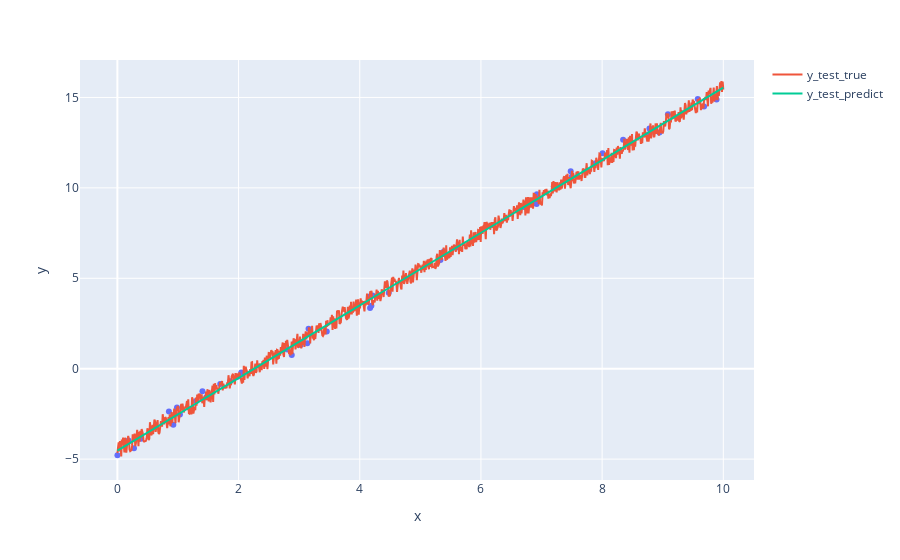

The notebook cell this image was saved under:
### Code cell
import plotly.express as px

fig = px.scatter(x=X_train, y=y_train)
fig.add_scatter(x=X_test, y=y_test_true, name="y_test_true")
fig.add_scatter(x=X_test, y=y_test_predict, name="y_test_predict")

### Figure 1 — Plotly figure (JSON) as saved in the notebook; plotly's stock layout.template omitted (floating-point values rounded to 4 significant figures; data arrays with more than 128 entries replaced by an {"elided": "..."} marker saying what was removed)
{"data": [{"hovertemplate": "x=%{x}<br>y=%{y}<extra></extra>", "legendgroup": "", "marker": {"color": "#636efa", "symbol": "circle"}, "mode": "markers", "name": "", "orientation": "v", "showlegend": false, "type": "scatter", "x": [4.17, 7.203, 0.001144, 3.023, 1.468, 0.9234, 1.863, 3.456, 3.968, 5.388, 4.192, 6.852, 2.045, 8.781, 0.2739, 6.705, 4.173, 5.587, 1.404, 1.981, 8.007, 9.683, 3.134, 6.923, 8.764, 8.946, 0.8504, 0.3905, 1.698, 8.781, 0.9835, 4.211, 9.579, 5.332, 6.919, 3.155, 6.865, 8.346, 0.1829, 7.501, 9.889, 7.482, 2.804, 7.893, 1.032, 4.479, 9.086, 2.936, 2.878, 1.3], "xaxis": "x", "y": [3.36, 10.09, -4.786, 1.312, -1.573, -3.1, -0.7007, 2.058, 3.525, 6.476, 3.486, 9.118, -0.2166, 12.98, -4.402, 8.945, 4.01, 6.689, -1.248, -0.4514, 11.92, 14.5, 1.408, 9.654, 12.93, 13.06, -2.372, -3.871, -0.8526, 13.29, -2.15, 4.046, 14.91, 6.012, 9.107, 2.206, 9.158, 12.66, -3.971, 10.62, 14.89, 10.91, 1.059, 11.36, -2.527, 4.195, 14.08, 1.446, 0.7584, -1.782], "yaxis": "y"}, {"name": "y_test_true", "type": "scatter", "x": {"elided": "950 float values"}, "y": {"elided": "950 float values"}}, {"name": "y_test_predict", "type": "scatter", "x": {"elided": "950 float values"}, "y": {"elided": "950 float values"}}], "layout": {"legend": {"tracegroupgap": 0}, "margin": {"t": 60}, "xaxis": {"anchor": "y", "domain": [0, 1], "title": {"text": "x"}}, "yaxis": {"anchor": "x", "domain": [0, 1], "title": {"text": "y"}}}}
